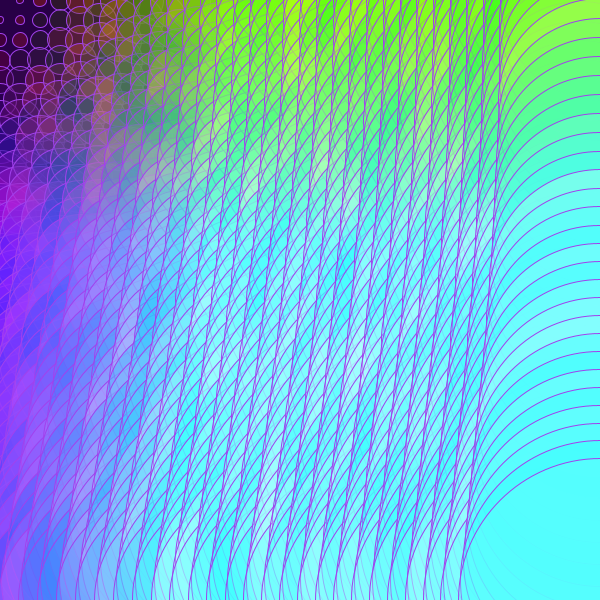
Frame 1 (no input)
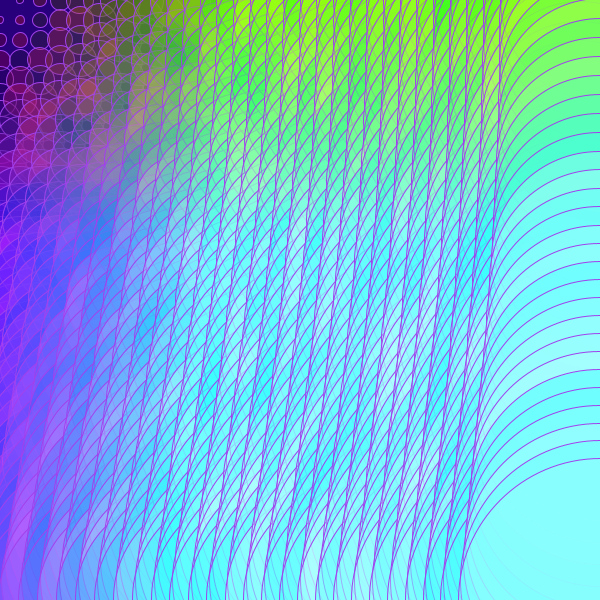
Frame 60 (the mouse pressed at the canvas centre just before this capture)
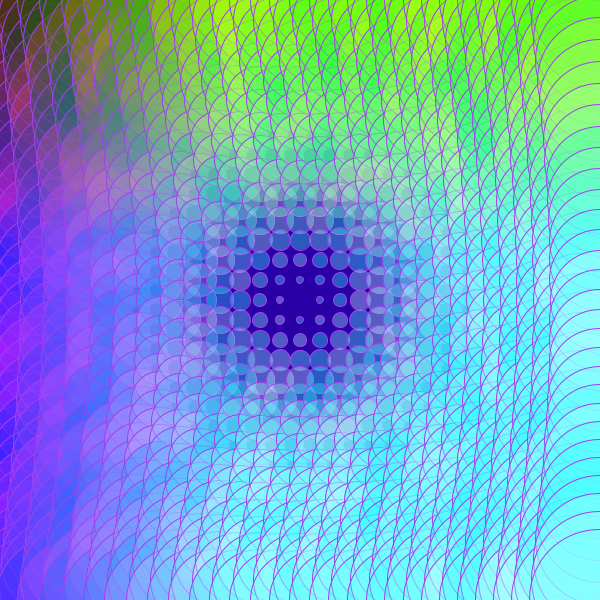
Frame 120 (the mouse held since frame 60 and released just before this capture)

The Processing sketch that drew these frames (run headless with seeded random() and noise(); from frame 60 on, the mouse is pressed at the canvas centre):

// Processing sketch: processing_50152
// ── processing_50152.pde

 
float max_distance;

void setup() {
  size(600, 600); 
  smooth();
  stroke (random (250), random (250), random (250));
  max_distance = dist(0, 0, width, height);
}

void draw() 
{
  background (40, 0,random(30,200), 90);
//i and j are used for x and y
//you can just replace i and j with x and y 
  for(int i = 0; i <= width; i += 20) {
    for(int j = 0; j <= height; j += 20) {
      //distance between mouse and circle that will be drawn 
      float size = dist(mouseX, mouseY, i, j);
      //you can put any number for the 66
      //it was size=size/max_distance * 66;
      size = size/3;
      fill(random(30,200),i, j, 90);
      ellipse(i, j, size, size);
    }
  }
}
